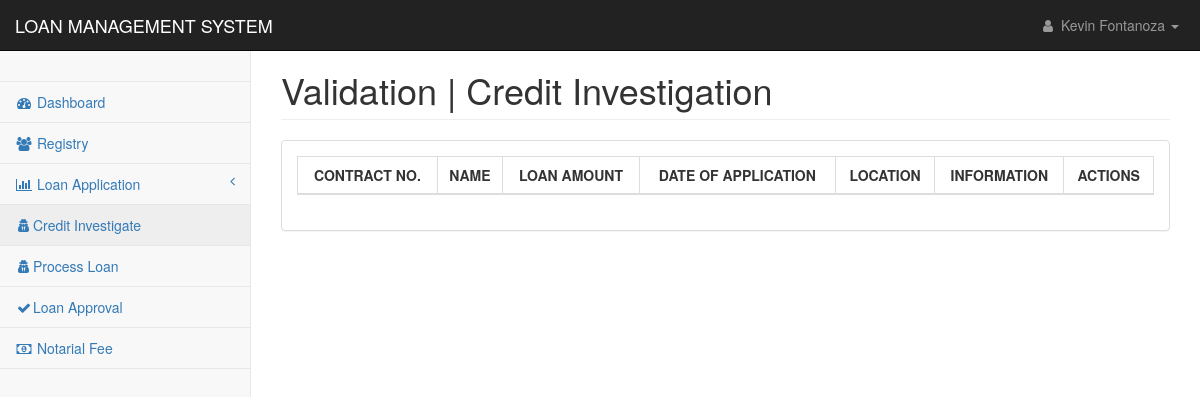
The page /pages/loan_credit_investigation.php (signed in) on the database as committed earlier.
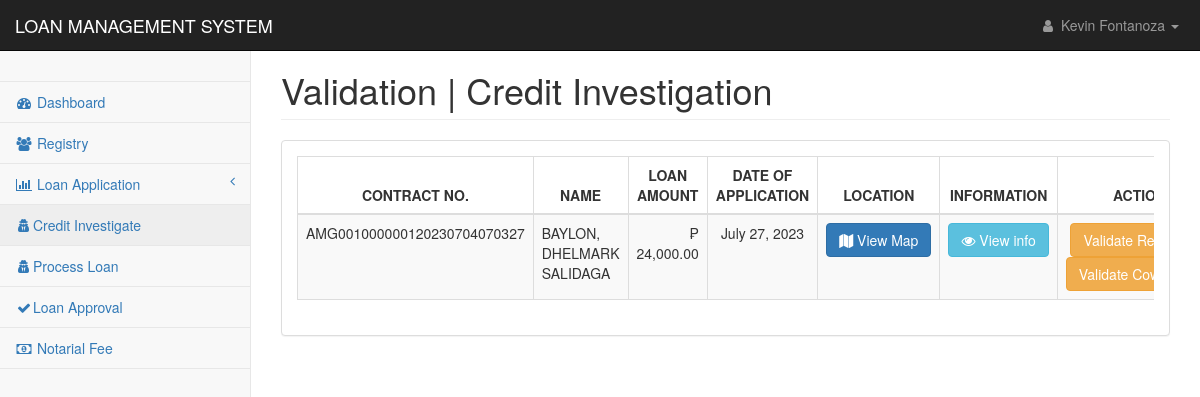
The same page on the database as committed later.
### tables this page shows
CREATE TABLE `loan_applications` (
  `loan_id` int(11) NOT NULL,
  `contract_no` text NOT NULL,
  `client_id` text NOT NULL,
  `loan_type` int(11) NOT NULL,
  `loan_duration` int(11) NOT NULL,
  `loan_amount` double NOT NULL,
  `interest_amount` double NOT NULL,
  `other_fee` double NOT NULL,
  `total_cashout` double NOT NULL,
  `monthly_amortization` int(11) NOT NULL,
  `mop` text NOT NULL,
  `ob` double NOT NULL,
  `udi_percentage` int(11) NOT NULL,
  `udi_value` double NOT NULL,
  `interest_percentage` int(11) NOT NULL,
  `application_date` datetime NOT NULL DEFAULT current_timestamp(),
  `ci_status` int(11) NOT NULL,
  `ci_by` text NOT NULL,
  `ci_date` datetime DEFAULT NULL,
  `approval` int(11) NOT NULL,
  `processed_by` text NOT NULL,
  `date_flagged` datetime DEFAULT NULL,
  `remarks` text NOT NULL,
  `paid` int(11) NOT NULL,
  `effective_date` date NOT NULL
);

CREATE TABLE `applicants_personal` (
  `applicant_id` int(11) NOT NULL,
  `applicant_code` text NOT NULL,
  `firstname` text NOT NULL,
  `middlename` text NOT NULL,
  `lastname` text NOT NULL,
  `suffix` text NOT NULL,
  `nickname` text NOT NULL,
  `age` text NOT NULL,
  `gender` text NOT NULL,
  `contact1` text NOT NULL,
  `mstatus` text NOT NULL,
  `dob1` date NOT NULL,
  `pob1` text NOT NULL,
  `block1` text NOT NULL,
  `street1` text NOT NULL,
  `phase1` text NOT NULL,
  `brgy1` text NOT NULL,
  `city1` text NOT NULL,
  `province1` text NOT NULL,
  `map_url` text NOT NULL,
  `residence1` text NOT NULL,
  `lwith1` text NOT NULL,
  `block2` text NOT NULL,
  `street2` text NOT NULL,
  `phase2` text NOT NULL,
  `brgy2` text NOT NULL,
  `city2` text NOT NULL,
  `province2` text NOT NULL,
  `residence2` text NOT NULL,
  `lwith2` text NOT NULL,
  `mothername` text NOT NULL,
  `mothercon` text NOT NULL,
  `fathername` text NOT NULL,
  `fathercon` text NOT NULL,
  `file` text NOT NULL,
  `date_encoded` date NOT NULL
);

### pages/loan_credit_investigation.php (the view, shortened to what the changed rows need)
<?php
include('../config/conn.php');
?>
<!DOCTYPE html>
<html lang="en">
<head>
    <link href="../css/bootstrap.min.css" rel="stylesheet">
    <link href="../css/metisMenu.min.css" rel="stylesheet">
    <link href="../css/dataTables/dataTables.bootstrap.css" rel="stylesheet">
    <link href="../css/dataTables/dataTables.responsive.css" rel="stylesheet">
    <link href="../css/startmin.css" rel="stylesheet">
    <link href="../css/font-awesome.min.css" rel="stylesheet" type="text/css">
</head>
<body>
    <div id="wrapper">
        <?php include('nav.php');?>
        <div id="page-wrapper">
            <div class="container-fluid">
                <div class="row">
                    <div class="col-lg-12">
                        <h1 class="page-header">Validation | Credit Investigation</h1>
                    </div>
                </div>
                <div class="row">
                    <div class="col-lg-12">
                        <div class="panel panel-default">
                            <div class="panel-body">
                                <div class="table-responsive">
                                    <table class="table table-striped table-bordered table-hover"
                                        id="dataTables-example">
                                        <thead>
                                            <tr>
                                                <th style="text-align:center;">CONTRACT NO.</th>
                                                <th style="text-align:center;">NAME</th>
                                                <th style="text-align:center;">LOAN AMOUNT</th>
                                                <th style="text-align:center;">DATE OF APPLICATION</th>
                                                <th style="text-align:center;">LOCATION</th>
                                                <th style="text-align:center;">INFORMATION</th>
                                                <th style="text-align:center;">ACTIONS</th>
                                            </tr>
                                        </thead>
                                        <tbody>
                                            <?php
                                                $sql ="SELECT * FROM loan_applications
                                                INNER JOIN applicants_personal
                                                ON applicants_personal.applicant_code = loan_applications.client_id WHERE loan_applications.ci_status = 0
                                                ORDER BY applicants_personal.lastname ASC";
                                                $res = mysqli_query($con,$sql);
                                                    if(mysqli_num_rows($res) > 0){
                                                        while($row = mysqli_fetch_assoc($res)) {
                                                        $cid = $row['applicant_code'];
                                                        $adate = $row['application_date'];
                                                ?>
                                                <tr class="odd gradeX">
                                                <td><?php echo $row['contract_no'];?></td>
                                                <td><?php echo $row['lastname'].', '.$row['firstname'].' '.$row['suffix'].' '.$row['middlename'];?>
                                                </td>
                                                <td style="text-align:right;">₱
                                                    <?php echo number_format($row['loan_amount'],2);?></td>
                                                <td class="text-center"><?php echo date('F d, Y',strtotime($adate));?>
                                                </td>
                                                <td style="text-align:center;"><a class="btn btn-primary"
                                                        href="<?php echo $row['map_url'];?>" target="_blank"><i
                                                            class="fa fa-map"></i> View Map</a></td>
                                                <td style="text-align:center;"><a class="btn btn-info"
                                                        href="registry_applicant_view.php?id=<?php echo $cid?>"><i
                                                            class="fa fa-eye"></i> View info</td>
                                                <td style="text-align:center">
                                                    <?php
                                                                        if($row['ci_status']==1){
                                                                        echo '<a href="#validated">
                                                                            <button disabled type="button" class="btn btn-success btn-sml">
                                                                                    Validated <i class="fa fa-check" aria-hidden="true" title="Copy to use save"></i></button>
                                                                        </a>';
                                                                        }else{
                                                                        echo '<a href="loan_credit_investigation_validate.php?id='.$row['contract_no'].'">
                                                                            <button type="button" class="btn btn-warning btn-sml">
                                                                                Validate Relative <i class="fa fa-long-arrow-right" aria-hidden="true" title="Copy to use save"></i>
                                                                            </button>
                                                                        </a>
                                                                        <a href="loan_credit_investigation_validate_coworker.php?id='.$row['contract_no'].'">
                                                                            <button type="button" class="btn btn-warning btn-sml">
                                                                                Validate Coworker <i class="fa fa-long-arrow-right" aria-hidden="true" title="Copy to use save"></i>
                                                                            </button>
                                                                        </a>
                                                                        ';
                                                                        }
                                                                        ?>
                                                </td>
                                            </tr>
                                            <?php
                                                }
                                            }?>
                                        </tbody>
                                    </table>
                                </div>
                            </div>
                        </div>
                    </div>
                </div>
            </div>
        </div>
    </div>
</body>
</html>

### pages/nav.php (shortened to what the changed rows need)
<nav class="navbar navbar-inverse navbar-fixed-top" role="navigation">
                <div class="navbar-header">
                    <a class="navbar-brand" href="index.php">LOAN MANAGEMENT SYSTEM</a>
                </div>
            </nav>

Rows that differ between the two databases and show on the page:
added loan_applications: contract_no "AMG001000000120230704070327", applicants_personal.lastname "BAYLON", applicants_personal.firstname "DHELMARK", applicants_personal.middlename "SALIDAGA", loan_amount "24,000.00", application_date "July 27, 2023"
